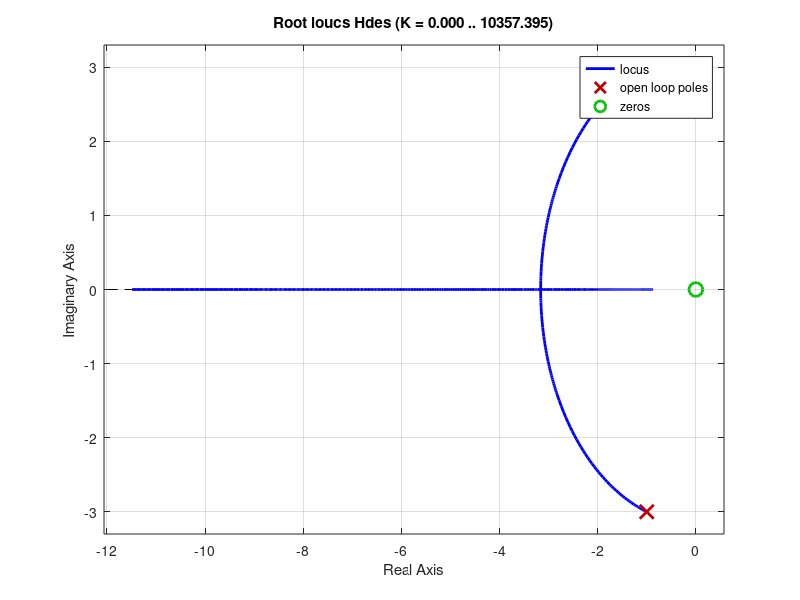

Write the MATLAB code that produced this figure.

% Problema 1 
% Subpunctul b)
% R2 - variabil R1 = 10 [kOhm], C = 100 [microF] :

Hdes = tf([10^(-3) 0], [1 2 10]);
rlocus(Hdes);
